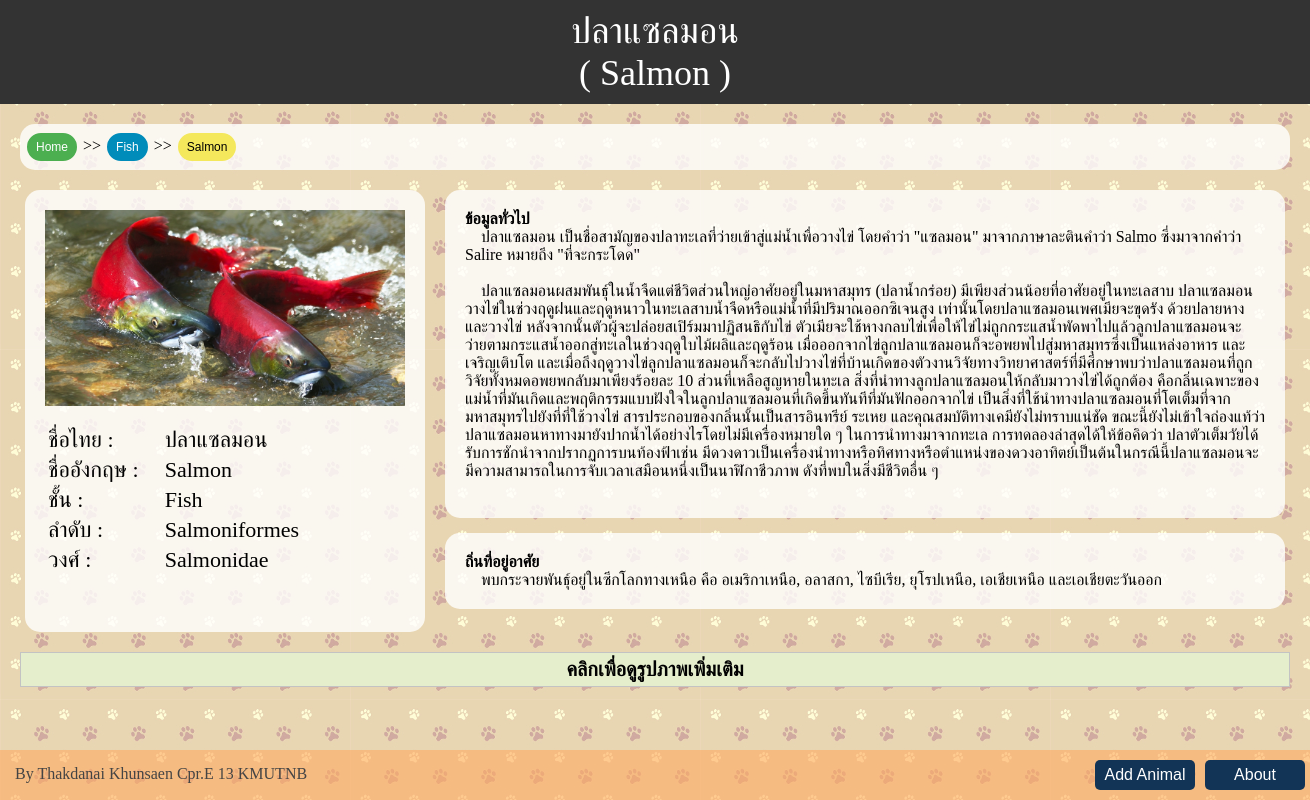
/park/animal/Salmon, run on the app's committed database.
### park/models.py (models this page shows, shortened)
class Animal(models.Model):
    thai_name = models.CharField(max_length=200)
    name = models.CharField(max_length=200)
    class_name = models.CharField(max_length=10,choices=CLASS_CHOICES)
    order = models.CharField(max_length=200)
    family = models.CharField(max_length=200)
    info = models.TextField(null=True, blank=True)
    habitat = models.TextField(null=True, blank=True)
    status = models.CharField(max_length=10,choices=STATUS_CHOICES,null=True, blank=True)
    def url_name(self):
        return self.name.replace(' ', '_')

class AnimalImage(models.Model):
    animal = models.ForeignKey(Animal, on_delete=models.CASCADE, related_name='image')
    image = models.ImageField(upload_to=path_and_rename)
    status = models.CharField(max_length=10,choices=STATUS_CHOICES,null=True, blank=True)

### park/views.py (the view)
# urls.py: url(r'^animal/(?P<animal_name>[A-Za-z_]+)$', views.animal_data, name='animal_data'),
def animal_data(request, animal_name):
    animal = Animal.objects.get(name=animal_name.replace('_', ' '))
    image_list = animal.image.filter(status="Published").order_by('image')
    return render(request, 'park/animal_data.html',{'animal':animal,'image_list':image_list})

### park/templates/park/animal_data.html (shortened to what this page needs)
{% extends 'park/base.html' %}
{% load static %}
{% block style_n_script %}
    <link rel="stylesheet" href="{% static '/css/popup.css' %}">
    <link rel="stylesheet" href="{% static '/css/data.css' %}">
{% endblock %}
{% block header %}
    <p id="data_page_head">{{ animal.thai_name }}<br>( {{ animal.name }} )</p>
{% endblock %}
{% block content %}
    <div id="menu">
    <a href="{% url 'park:index' %}"><button class="button bt_home">Home</button></a> >>
    <a href="{% url 'park:animal_list' animal.class_name %}">
        <button class="button bt_{{ animal.class_name }}">{{ animal.class_name }}</button></a> >>
        <button class="button bt_name">{{ animal.name }}</button>
    </div>
    <div id="container_div">
        <div id="data">
            {% if image_list %}
                <a href="{{ image_list.first.image.url }}" >
                    <img src="{{ image_list.first.image.url }}" width="360px"/></a><br><br>
            {% endif %}
            <table style="font-size:22px">
                <tr><td>ชื่อไทย : </td><td>&nbsp; &nbsp; {{ animal.thai_name }}</td></tr>
                <tr><td>ชื่ออังกฤษ : </td><td>&nbsp; &nbsp; {{ animal.name }}</td></tr>
                <tr><td>ชั้น : </td><td>&nbsp; &nbsp; {{ animal.class_name }}</td></tr>
                <tr><td>ลำดับ : </td><td>&nbsp; &nbsp; {{ animal.order }}</td></tr>
                <tr><td>วงศ์ : </td><td>&nbsp; &nbsp; {{ animal.family }}</td></tr>
            </table>
            <br><br>
        </div>
        <div id="container_info">
        <div id="info">
            <b>ข้อมูลทั่วไป</b><br>
            {% if animal.info %}
                {{ animal.info|safe }}
            {% else %}
                &nbsp; &nbsp; ไม่มีข้อมูล
            {% endif %}
            <br><br>
        </div>
        <div id="info">
            <b>ถิ่นที่อยู่อาศัย</b>
            <br>
                {% if animal.habitat %}
                    {{ animal.habitat|safe }}
                {% else %}
                    &nbsp; &nbsp; ไม่มีข้อมูล
                {% endif %}
        </div>
        </div>
    </div>
    <div style="margin-bottom:30px;">
    <div id="flip">
        <b>คลิกเพื่อดูรูปภาพเพิ่มเติม</b>
    </div>
{% endblock %}

### park/static/css/main.css (style rules this page uses)
html, body { margin:0; padding:0; height:100%; min-width: 660px; background-image: url('../image/pawbg.jpg'); }
#data_page_head { font-family:data_head_font; text-align:center; font-size:36px; margin:0px; color:white; }
a:link { Text-decoration: none; }

### park/static/css/data.css (style rules this page uses)
#container_div { display: table; margin: 0 auto; min-width: 1300px; }
#container_info { float:left; margin: 0px 20px; }
#info { min-width:400px; max-width:800px; background: rgba(255,255,255,0.8); padding: 20px; margin-bottom: 15px; border-radius: 15px; }
#data { float:left; background: rgba(255,255,255,0.8); border-radius: 15px; padding: 20px; margin: 0px 0px 20px 20px; }
#menu { clear: both; margin:20px; background: rgba(255,255,255,0.8); border-radius: 15px; padding: 5px; }
.button { font-size: 12px; padding: 5px 7px; margin: 4px 2px; -webkit-transition-duration: 0.4s; transition-duration: 0.4s; border-radius: 25px; cursor: pointer; color: white; }
.bt_home { background-color: #4CAF50; border: 2px solid #4CAF50; }
.bt_name { background-color: #F4E85C; border: 2px solid #F4E85C; color:black; }
.bt_Fish { background-color:#008CBA; border: 2px solid #008CBA; }

### park/templates/park/animal_data.html (style rules this page uses)
#panel, #flip { padding: 5px; background-color: #e5eecc; border: solid 1px #c3c3c3; clear: both; text-align: center; min-width:400px; font-size: 20px; margin: 0px 20px 0px 20px; cursor:pointer; }

### data on the page
Animal: thai_name "ปลาแซลมอน", name "Salmon", class_name "Fish", order "Salmoniformes", family "Salmonidae", info "ปลาแซลมอน เป็นชื่อสามัญของปลาทะเลที่ว่ายเข้าสู่แม่น้ำเพื่อวางไข่ โดยคำว่า \"แซลมอน\" มาจากภาษาละตินคำว่า Salmo ซึ่งมาจากคำว่า Salire หมายถึง \"ที่จะกระโดด\" ปลาแซลมอนผสมพันธุ์ในน้ำจืดแต่ชีวิตส่วนใหญ่อาศัยอยู่ในมหาสมุทร (ปลาน้ำกร่อย) มีเพียงส่วนน้อยที่อาศัยอยู่ในทะเลสาบ ปลาแซลมอนวางไข่ในช่วงฤดูฝนและฤดูหนาวในทะเลสาบน้ำจืดหรือแม่น้ำที่มีปริมาณออกซิเจนสูง เท่านั้นโดยปลาแซลมอนเพศเมียจะขุดรัง ด้วยปลายหางและวางไข่ หลังจากนั้นตัวผู้จะปล่อยสเปิร์มมาปฏิสนธิกับไข่ ตัวเมียจะใช้หางกลบไข่เพื่อให้ไข่ไม่ถูกกระแสน้ำพัดพาไปแล้วลูกปลาแซลมอนจะว่ายตามกระแสน้ำออกสู่ทะเลในช่วงฤดูใบไม้ผลิและฤดูร้อน เมื่อออกจากไข่ลูกปลาแซลมอนก็จะอพยพไปสู่มหาสมุทรซึ่งเป็นแหล่งอาหาร และเจริญเติบโต…", habitat "พบกระจายพันธุ์อยู่ในซีกโลกทางเหนือ คือ อเมริกาเหนือ, อลาสกา, ไซบีเรีย, ยุโรปเหนือ, เอเชียเหนือ และเอเชียตะวันออก"
AnimalImage: first.image (picture)
